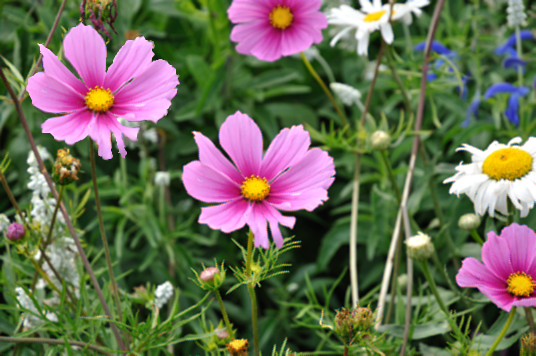
%> input picture matlab_toolbox/Algorithms/CFA1/demo.tiff, 536 x 356 px
$ octave demo.m   (GNU Octave 9; MATLAB toolbox functions it lacks are replaced by stand-ins)
%> lines starting %> are read from the running program, lines starting %| are printed output that depends on the picture
### matlab_toolbox/Util/CleanUpImage.m
function [ im_out ] = CleanUpImage( filename )
%> called with filename = 'demo.tiff'
% This function serves as a replacement for imread(), covering many extreme
% cases that occasionally appear in real-world datasets. This includes images
% with other than three channels and uint16 images. These images are all
% converted to 3-channel uint8 images.

im=imread(filename);
%> im is the input picture: size 356x536x3 uint8; mean R, G, B 106.8, 108.5, 85.4

if numel(size(im))>3
    im=im(:,:,:,1,1,1,1);
end

dots=strfind(filename,'.');
extension=filename(dots(end):end);

if strcmpi(extension,'.gif') && size(im,3)<3
    [im_gif,gif_map] =imread(filename);
    im_gif=im_gif(:,:,:,1);
    im=uint8(ind2rgb(im_gif,gif_map)*255);
end

if size(im,3)<3
    im(:,:,2)=im(:,:,1);
    im(:,:,3)=im(:,:,1);
end


if size(im,3)>3
    im=im(:,:,1:3);
end

if isa(im,'uint16')
    im=uint8(floor(double(im)/256));
end

im_out=im;

end

### matlab_toolbox/Algorithms/CFA1/analyze.m
function [OutputMap] = analyze( imPath )
    %ANALYZE Summary of this function goes here
    %   Detailed explanation goes here
    im=CleanUpImage(imPath);
    % dimension of statistics. Smaller values work as well
    Nb = 8;
    % number of cumulated bloks
    Ns = 1;
    ImageIn=CleanUpImage(imPath);
    % crop image back to 2x2 blocks, if any dimension is odd
    toCrop=mod(size(ImageIn),2);
%> toCrop = [0 0 1]
    ImageIn=ImageIn(1:end-toCrop(1),1:end-toCrop(2),:);
    % estimate the Bayer array
    [bayer, F1]=GetCFAArray(ImageIn);
    [OutputMap, stat] = CFAloc(ImageIn, bayer, Nb,Ns);
end

### matlab_toolbox/Algorithms/CFA1/GetCFAArray.m
function [bayer, F1]=GetCFAArray(im)
    % This is an implementation by Markos Zampoglou of an algorithm for
    % CFA Array estimation among a small set of the most likely
    % color filter arrangements
    % The algorithm is part of the work published in:
    % Dirik, Ahmet Emir, and Nasir D. Memon. "Image tamper detection based
    % on demosaicing artifacts." In ICIP, pp. 1497-1500. 2009.

    %block size
    W1=16;
    %St. dev threshold
    StdThresh=5;

    SmallCFAList={[2 1;3 2] [2 3;1 2] [3 2;2 1] [1 2;2 3]};
    CFAList=SmallCFAList;
    MeanError=inf(length(CFAList),1);
    for TestArray=1:length(CFAList)
        BinFilter=[];
        ProcIm=[];
        CFA=CFAList{TestArray};
        R=CFA==1;
        G=CFA==2;
        B=CFA==3;
        BinFilter(:,:,1)=repmat(R,size(im,1)/2,size(im,2)/2);
        BinFilter(:,:,2)=repmat(G,size(im,1)/2,size(im,2)/2);
        BinFilter(:,:,3)=repmat(B,size(im,1)/2,size(im,2)/2);
        CFAIm=uint8(double(im).*BinFilter);
        BilinIm=bilinInterp(CFAIm,BinFilter,CFA);

        ProcIm(:,:,1:3)=im;
        ProcIm(:,:,4:6)=BilinIm;
        BlockResult=blockproc(ProcIm,[W1 W1],@eval_block);

        Stds=BlockResult(:,:,4:6);
        BlockDiffs=BlockResult(:,:,1:3);
        NonSmooth=Stds>StdThresh;
        MeanError(TestArray)=mean(mean(mean(BlockDiffs(NonSmooth))));
        BlockDiffs=BlockDiffs./repmat(sum(BlockDiffs,3),[1 1 3]);
        Diffs(TestArray,:)=reshape(BlockDiffs(:,:,2),1,numel(BlockDiffs(:,:,2)));
        F1Maps{TestArray}=BlockDiffs(:,:,2);
    end
%> this loop made 4 passes
%> pass 1, in GetCFAArray, `CFAIm=uint8(double(im).*BinFilter);`:
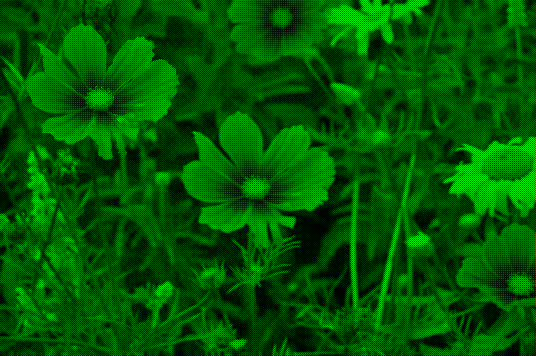
%> CFAIm: size 356x536x3 uint8; mean R, G, B 26.8, 54.2, 21.3
%> pass 1, in GetCFAArray, `Stds=BlockResult(:,:,4:6);`:
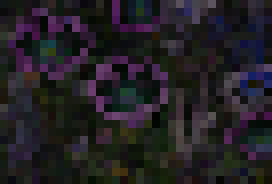
%> Stds: size 23x34x3 double (shown 8 times larger); mean R, G, B 35.3, 32.2, 36.4
%> after the loop:
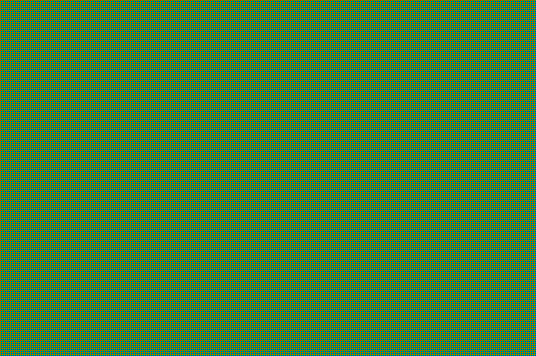
%> BinFilter: size 356x536x3 double; mean R, G, B 0.25, 0.5, 0.25
%> after the loop, Diffs = 782 columns, first 8: [0.469 0.267 0.186 0.243 0.28 0.41 0.21 0.177; 0.408 0.2 0.19 0.3 0.369 0.503 0.192 0.133; 0.241 0.279 0.196 0.0828 0.065 0.156 0.148 0.193; 0.761 0.226 0.212 0.222 0.248 0.486 0.218 0.148]; F1Maps = 4 items; MeanError = [62.29; 54.41; 63.5; 38.65]
    Diffs(isnan(Diffs))=0;
    [bbb,val]=min(MeanError);
%> bbb = 38.65; val = 4
    U=sum(abs(Diffs-0.25),1);
%> U = 782 values, max 1.47 at index 214, min 0.107 at index 46, mean 0.518
    F1=median(U);
%> F1 = 0.469
    CFAOut=CFAList{val}==2;
%> CFAOut = [false true; true false]
    F1Map=F1Maps{val};
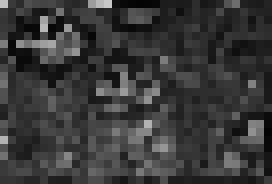
%> F1Map: size 23x34 double (shown 8 times larger); min 0.0139, max 0.784, mean 0.224

    bayer=CFAOut;
%> bayer = [false true; true false]

end

function [ Out ] = eval_block( block_struc )
    im=double(block_struc.data);
    Out(:,:,1:3)=mean(mean((double(block_struc.data(:,:,1:3))-double(block_struc.data(:,:,4:6))).^2));
    Out(:,:,4)=std(reshape(im(:,:,1),1,numel(im(:,:,1))));
    Out(:,:,5)=std(reshape(im(:,:,2),1,numel(im(:,:,2))));
    Out(:,:,6)=std(reshape(im(:,:,3),1,numel(im(:,:,3))));
end

### matlab_toolbox/Algorithms/CFA1/bilinInterp.m
function [ Out_Im ] = bilinInterp( CFAIm,BinFilter,CFA )
%BILININTERP Summary of this function goes here
%   Detailed explanation goes here
CFAIm=double(CFAIm);

MaskMin=1/4*[1 2 1;2 4 2;1 2 1];
MaskMaj=1/4*[0 1 0;1 4 1;0 1 0];

if ~isempty(find(diff(CFA)==0)) ||  ~isempty(find(diff(CFA')==0))
    MaskMaj=MaskMaj.*2;
end


Mask=repmat(MaskMin,[1,1,3]);
[a,Maj]=max(sum(sum(BinFilter)));
Mask(:,:,Maj)=MaskMaj;

Out_Im=zeros(size(CFAIm));


for ii=1:3
    Mixed_im=zeros([size(CFAIm,1),size(CFAIm,2)]);

    Orig_Layer=CFAIm(:,:,ii);
%    figure(11);   image(Orig_Layer);colormap(gray(255));
    Interp_Layer=imfilter(Orig_Layer,Mask(:,:,ii));
%    figure(12);   image(Interp_Layer);colormap(gray(255));
    Mixed_im(BinFilter(:,:,ii)==0)=Interp_Layer(BinFilter(:,:,ii)==0);
 %   figure(13);   image(Mixed_im);colormap(gray(255));
    Mixed_im(BinFilter(:,:,ii)==1)=Orig_Layer(BinFilter(:,:,ii)==1);
    Out_Im(:,:,ii)=Mixed_im;
end
% [5 lines of commented-out code are left out]

Out_Im=uint8(Out_Im);

### matlab_toolbox/Algorithms/CFA1/demo.m
% The demo image is taken from the Columbia Uncompressed Image Splicing
% Detection Evaluation Dataset
% Original image name: canonxt_kodakdcs330_sub_01.tif
% Dataset available at:
% http://www.ee.columbia.edu/ln/dvmm/downloads/authsplcuncmp/

close all; clear all;
im1='demo.tiff';
OutputMap = analyze(im1);
%> in analyze, `[bayer, F1]=GetCFAArray(ImageIn);`: F1 = 0.469
%> the run ends on the next line
